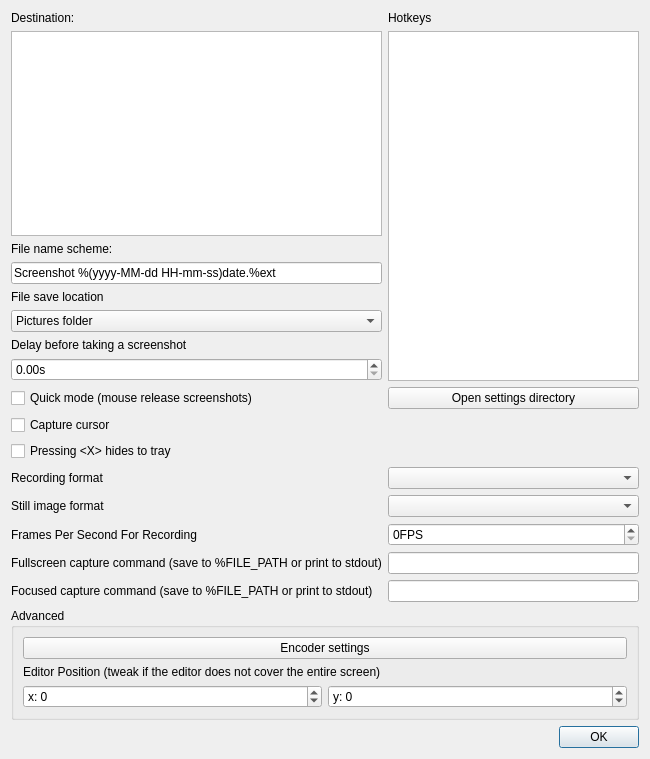
<?xml version="1.0" encoding="UTF-8"?>
<ui version="4.0">
 <class>SettingsDialog</class>
 <widget class="QDialog" name="SettingsDialog">
  <property name="geometry">
   <rect>
    <x>0</x>
    <y>0</y>
    <width>650</width>
    <height>759</height>
   </rect>
  </property>
  <property name="windowTitle">
   <string>Crop editor settings</string>
  </property>
  <layout class="QGridLayout" name="gridLayout">
   <item row="1" column="1">
    <widget class="QListWidget" name="uploaderList"/>
   </item>
   <item row="12" column="2">
    <widget class="QComboBox" name="imageFormatBox"/>
   </item>
   <item row="7" column="1">
    <widget class="QDoubleSpinBox" name="delay">
     <property name="toolTip">
      <string>In seconds</string>
     </property>
     <property name="whatsThis">
      <string>A delay before taking a screenshot, in seconds</string>
     </property>
     <property name="suffix">
      <string notr="true">s</string>
     </property>
    </widget>
   </item>
   <item row="8" column="1">
    <widget class="QCheckBox" name="quickMode">
     <property name="text">
      <string>Quick mode (mouse release screenshots)</string>
     </property>
    </widget>
   </item>
   <item row="15" column="1">
    <widget class="QLabel" name="label_10">
     <property name="text">
      <string>Fullscreen capture command (save to %FILE_PATH or print to stdout)</string>
     </property>
    </widget>
   </item>
   <item row="0" column="2">
    <widget class="QLabel" name="label_5">
     <property name="text">
      <string>Hotkeys</string>
     </property>
    </widget>
   </item>
   <item row="12" column="1">
    <widget class="QLabel" name="label_7">
     <property name="text">
      <string>Still image format</string>
     </property>
    </widget>
   </item>
   <item row="1" column="2" rowspan="7">
    <widget class="QListWidget" name="hotkeys"/>
   </item>
   <item row="6" column="1">
    <widget class="QLabel" name="label_3">
     <property name="text">
      <string>Delay before taking a screenshot</string>
     </property>
    </widget>
   </item>
   <item row="11" column="1">
    <widget class="QLabel" name="label_4">
     <property name="text">
      <string>Recording format</string>
     </property>
    </widget>
   </item>
   <item row="9" column="1" colspan="2">
    <widget class="QCheckBox" name="captureCursor">
     <property name="text">
      <string>Capture cursor</string>
     </property>
    </widget>
   </item>
   <item row="3" column="1">
    <widget class="QLineEdit" name="nameScheme">
     <property name="toolTip">
      <string>%(date format)date and %ext are supported</string>
     </property>
     <property name="text">
      <string notr="true">Screenshot %(yyyy-MM-dd HH-mm-ss)date.%ext</string>
     </property>
    </widget>
   </item>
   <item row="11" column="2">
    <widget class="QComboBox" name="formatBox">
     <property name="currentIndex">
      <number>-1</number>
     </property>
    </widget>
   </item>
   <item row="2" column="1">
    <widget class="QLabel" name="label_2">
     <property name="text">
      <string>File name scheme:</string>
     </property>
    </widget>
   </item>
   <item row="10" column="1" colspan="2">
    <widget class="QCheckBox" name="hideToTray">
     <property name="text">
      <string>Pressing &lt;X&gt; hides to tray</string>
     </property>
    </widget>
   </item>
   <item row="5" column="1">
    <widget class="QComboBox" name="saveLocation">
     <item>
      <property name="text">
       <string>Pictures folder</string>
      </property>
     </item>
     <item>
      <property name="text">
       <string>Screenshots folder (In your user folder)</string>
      </property>
     </item>
     <item>
      <property name="text">
       <string>Do not save</string>
      </property>
     </item>
    </widget>
   </item>
   <item row="8" column="2">
    <widget class="QPushButton" name="settingsButton">
     <property name="text">
      <string>Open settings directory</string>
     </property>
    </widget>
   </item>
   <item row="0" column="1">
    <widget class="QLabel" name="label">
     <property name="text">
      <string>Destination:</string>
     </property>
    </widget>
   </item>
   <item row="18" column="1" colspan="2">
    <widget class="QDialogButtonBox" name="buttonBox">
     <property name="orientation">
      <enum>Qt::Horizontal</enum>
     </property>
     <property name="standardButtons">
      <set>QDialogButtonBox::Ok</set>
     </property>
    </widget>
   </item>
   <item row="4" column="1">
    <widget class="QLabel" name="label_6">
     <property name="text">
      <string>File save location</string>
     </property>
    </widget>
   </item>
   <item row="17" column="1" colspan="2">
    <widget class="QGroupBox" name="groupBox">
     <property name="title">
      <string>Advanced</string>
     </property>
     <layout class="QGridLayout" name="gridLayout_2">
      <item row="3" column="0">
       <widget class="QSpinBox" name="cropX">
        <property name="suffix">
         <string/>
        </property>
        <property name="prefix">
         <string notr="true">x: </string>
        </property>
        <property name="minimum">
         <number>-999999</number>
        </property>
        <property name="maximum">
         <number>999999</number>
        </property>
       </widget>
      </item>
      <item row="3" column="1">
       <widget class="QSpinBox" name="cropY">
        <property name="prefix">
         <string notr="true">y: </string>
        </property>
        <property name="minimum">
         <number>-999999</number>
        </property>
        <property name="maximum">
         <number>999999</number>
        </property>
       </widget>
      </item>
      <item row="1" column="0" colspan="2">
       <widget class="QLabel" name="label_8">
        <property name="text">
         <string>Editor Position (tweak if the editor does not cover the entire screen)</string>
        </property>
       </widget>
      </item>
      <item row="0" column="0" colspan="2">
       <widget class="QPushButton" name="pushButton">
        <property name="text">
         <string>Encoder settings</string>
        </property>
       </widget>
      </item>
     </layout>
    </widget>
   </item>
   <item row="13" column="2">
    <widget class="QSpinBox" name="fpsMax">
     <property name="suffix">
      <string>FPS</string>
     </property>
     <property name="maximum">
      <number>255</number>
     </property>
    </widget>
   </item>
   <item row="13" column="1">
    <widget class="QLabel" name="label_9">
     <property name="text">
      <string>Frames Per Second For Recording</string>
     </property>
    </widget>
   </item>
   <item row="15" column="2">
    <widget class="QLineEdit" name="fullscreenCapture"/>
   </item>
   <item row="16" column="1">
    <widget class="QLabel" name="label_11">
     <property name="text">
      <string>Focused capture command (save to %FILE_PATH or print to stdout)</string>
     </property>
    </widget>
   </item>
   <item row="16" column="2">
    <widget class="QLineEdit" name="focusedCapture"/>
   </item>
  </layout>
 </widget>
 <resources/>
 <connections>
  <connection>
   <sender>buttonBox</sender>
   <signal>accepted()</signal>
   <receiver>SettingsDialog</receiver>
   <slot>accept()</slot>
   <hints>
    <hint type="sourcelabel">
     <x>248</x>
     <y>254</y>
    </hint>
    <hint type="destinationlabel">
     <x>157</x>
     <y>274</y>
    </hint>
   </hints>
  </connection>
  <connection>
   <sender>buttonBox</sender>
   <signal>rejected()</signal>
   <receiver>SettingsDialog</receiver>
   <slot>reject()</slot>
   <hints>
    <hint type="sourcelabel">
     <x>316</x>
     <y>260</y>
    </hint>
    <hint type="destinationlabel">
     <x>286</x>
     <y>274</y>
    </hint>
   </hints>
  </connection>
 </connections>
</ui>
